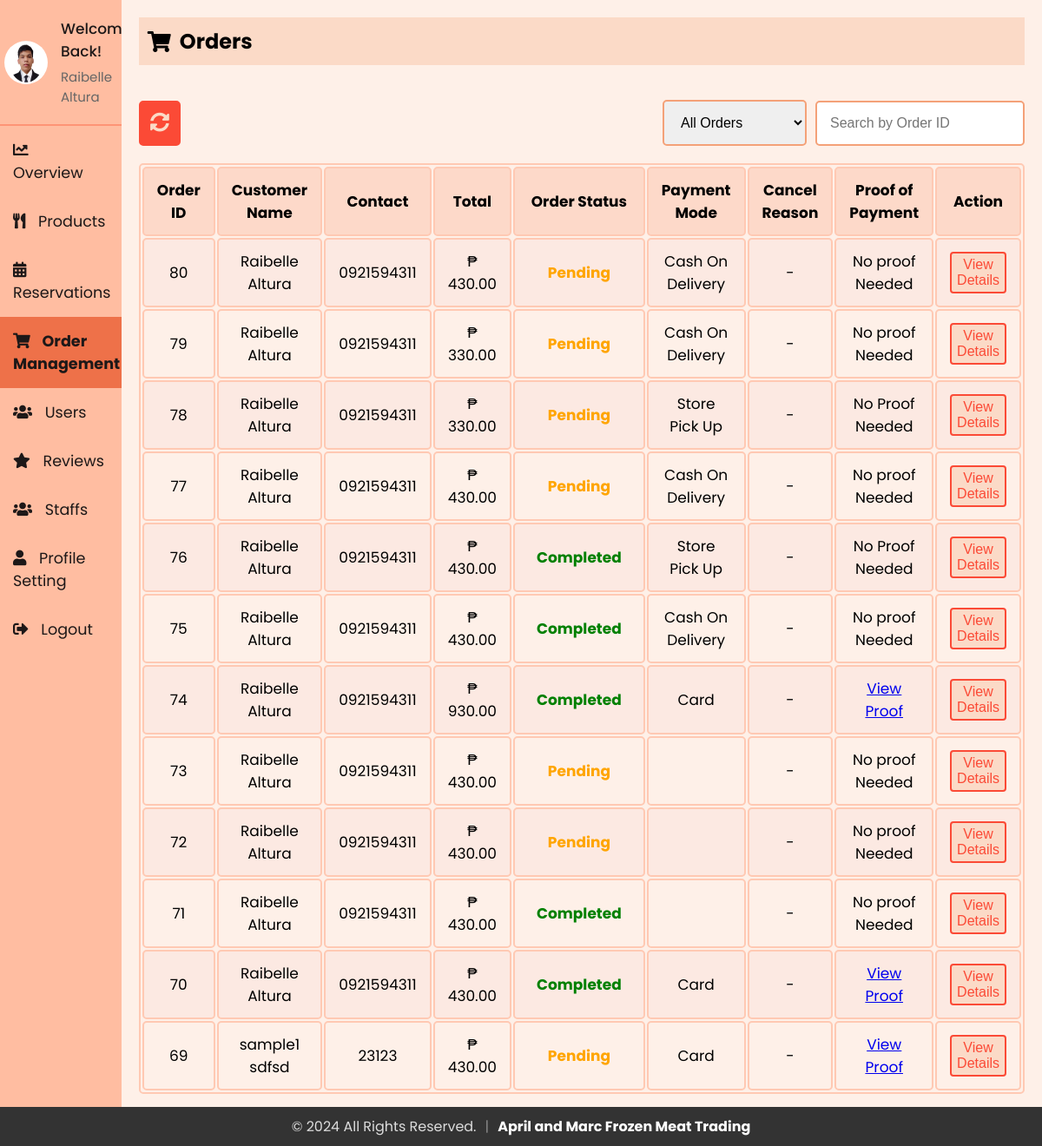
Page /admin/admin_orders.php (signed in) on the committed database.
### tables this page shows
CREATE TABLE `staff` (
  `id` int(11) NOT NULL,
  `firstName` varchar(50) NOT NULL,
  `lastName` varchar(50) NOT NULL,
  `email` varchar(100) NOT NULL,
  `contact` varchar(15) DEFAULT NULL,
  `role` enum('superadmin','admin','delivery boy','waiter') NOT NULL,
  `password` varchar(255) NOT NULL,
  `createdAt` timestamp NOT NULL DEFAULT current_timestamp(),
  `updatedAt` timestamp NOT NULL DEFAULT current_timestamp() ON UPDATE current_timestamp(),
  `profile_image` varchar(255) NOT NULL DEFAULT 'default.jpg'
);

CREATE TABLE `orders` (
  `order_id` int(11) NOT NULL,
  `email` varchar(255) NOT NULL,
  `firstName` varchar(255) NOT NULL,
  `lastName` varchar(255) NOT NULL,
  `phone` varchar(10) NOT NULL,
  `address` varchar(200) NOT NULL,
  `pmode` enum('Cash On Delivery','Card','Store Pick Up','') NOT NULL DEFAULT 'Cash On Delivery',
  `payment_status` enum('Pending','Successful','Rejected','') NOT NULL DEFAULT 'Pending',
  `sub_total` decimal(10,2) NOT NULL,
  `grand_total` decimal(10,2) NOT NULL,
  `order_date` timestamp NOT NULL DEFAULT current_timestamp(),
  `order_status` enum('Pending','Completed','Cancelled','Processing','On the way') NOT NULL DEFAULT 'Pending',
  `cancel_reason` varchar(255) DEFAULT NULL,
  `province` varchar(255) NOT NULL,
  `proof_of_payment` varchar(255) DEFAULT NULL
);

### admin/sidebar.php (called while the page is built, shortened)
<?php
include 'db_connection.php';
$admin_email = isset($_SESSION['email']) ? $_SESSION['email'] : '';
function getAdminInfo($email)
{
  global $conn;
  $stmt = $conn->prepare("SELECT firstName, lastName, email, profile_image FROM staff WHERE email = ?");
  $stmt->bind_param("s", $email);
  $stmt->execute();
  $stmt->bind_result($firstName, $lastName, $email,  $profile_image);
  return [
    'firstName' => $firstName ?: '',
    'lastName' => $lastName ?: '',
    'email' => $email ?: '',
    'profile_image' => $profile_image ?: 'default.jpg'
  ];
}
$admin_info = getAdminInfo($admin_email);
?>

### admin/admin_orders.php (the view, shortened to what this page needs)
<?php
include 'db_connection.php';
$query = "SELECT order_id, order_date, firstName, lastName, phone, grand_total, order_status, pmode, cancel_reason, proof_of_payment FROM orders";
$query .= " ORDER BY order_id DESC";
$result = $conn->query($query);
?>
<?php include 'sidebar.php'; ?>
<!DOCTYPE html>
<html lang="en">
<head>
    <link rel="stylesheet" href="https://cdnjs.cloudflare.com/ajax/libs/font-awesome/5.15.3/css/all.min.css">
    <link rel="stylesheet" href="sidebar.css">
    <link rel="stylesheet" href="admin_orders.css">
</head>
<body>
    <div class="sidebar">
        <div class="profile-section">
            <img src="../uploads/<?php echo htmlspecialchars($admin_info['profile_image']); ?>" alt="Profile Picture">
            <div class="info">
                <h3>Welcome Back!</h3>
                <p><?php echo htmlspecialchars($admin_info['firstName']) . ' ' . htmlspecialchars($admin_info['lastName']); ?></p>
            </div>
        </div>
        <ul>
            <li><a href="index.php"><i class="fas fa-chart-line"></i> Overview</a></li>
            <li><a href="admin_menu.php"><i class="fas fa-utensils"></i> Products</a></li>
            <li><a href="reservations.php"><i class="fas fa-calendar-alt"></i> Reservations</a></li>
            <li><a href="admin_orders.php" class="active"><i class="fas fa-shopping-cart"></i> Order Management</a></li>
            <li><a href="users.php"><i class="fas fa-users"></i> Users</a></li>
            <li><a href="reviews.php"><i class="fas fa-star"></i> Reviews</a></li>
            <li><a href="staffs.php"><i class="fas fa-users"></i> Staffs</a></li>
            <li><a href="profile.php"><i class="fas fa-user"></i> Profile Setting</a></li>
            <li><a href="logout.php"><i class="fas fa-sign-out-alt"></i> Logout</a></li>
        </ul>
    </div>
    <div class="content">
        <div class="header">
            <h2><i class="fas fa-shopping-cart"></i> Orders</h2>
        </div>
        <div class="actions">
            <div>
                <button id="refreshButton" onclick="refreshPage()" title="Refresh">
                    <i class="fas fa-sync-alt"></i>
                </button>
            </div>
            <div class="filter-orders">
                <select id="statusFilter" name="statusFilter" onchange="filterByStatus()">
                    <option value="">All Orders</option>
                </select>
                <input type="text" id="searchOrderId" placeholder="Search by Order ID" oninput="searchByOrderId()">
            </div>
        </div>
        <table>
    <tr>
        <th>Order ID</th>
        <th>Customer Name</th>
        <th>Contact</th>
        <th>Total</th>
        <th>Order Status</th>
        <th>Payment Mode</th>
        <th>Cancel Reason</th>
        <th>Proof of Payment</th>
        <th>Action</th>
    </tr>
    <?php
    if ($result && $result->num_rows > 0) {
        while ($row = $result->fetch_assoc()) {
            $statusClass = '';
            switch ($row['order_status']) {
                case 'Pending':
                    $statusClass = 'status-pending';
                    break;
                case 'Completed':
                    $statusClass = 'status-completed';
                    break;
            }
            echo "<tr>
                    <td>{$row['order_id']}</td>
                    <td>" . htmlspecialchars($row['firstName'] . " " . $row['lastName']) . "</td>
                    <td>" . htmlspecialchars($row['phone']) . "</td>
                    <td>₱ " . number_format($row['grand_total'], 2) . "</td>
                    <td><span class='status $statusClass'>" . htmlspecialchars($row['order_status']) . "</span></td>
                    <td>" . htmlspecialchars($row['pmode']) . "</td>
                    <td>" . ($row['order_status'] == 'Cancelled' ? htmlspecialchars($row['cancel_reason']) : '-') . "</td>
                    <td>";
            if ($row['pmode'] == 'Store Pick Up' || $row['pmode'] == 'Cash on Delivery') {
                echo "No Proof Needed";
            } elseif (!empty($row['proof_of_payment'])) {
                echo "<a href='../uploads/" . htmlspecialchars($row['proof_of_payment']) . "' target='_blank'>View Proof</a>";
            } else {
                echo "No proof Needed";
            }
            echo "</td>
                    <td><button id='viewbtn' onclick=\"viewDetails({$row['order_id']})\">View Details</button></td>
                </tr>";
        }
    } else {
        echo "<tr><td colspan='9' style='text-align: center;'>No Orders Found</td></tr>";
    }
    ?>
</table>
    </div>
</body>
</html>

### admin/sidebar.css (style rules this page uses)
* { margin: 0; padding: 0; box-sizing: border-box; }
body { background: #fef0e8; font-family: "Poppins", sans-serif; display: flex; flex-direction: row; margin: 0; }
.sidebar { width: 250px; background-color: #ffbda1; color: #1d1818; overflow: auto; position: relative; min-height: 100vh; font-size: 1.1rem }
.sidebar ul li a { display: block; padding: 15px; text-decoration: none; color: #1d1818; transition: background-color 0.3s; }
.sidebar ul li a.active { background-color:#ee7149; font-weight: bold; }
.sidebar ul li a i { margin-right: 10px; }
.sidebar ul { list-style-type: none; padding: 0; }
.content { flex: 1; padding: 20px; }
.header { padding: 10px; background-color: #fbdac7; margin-bottom: 20px; display: flex; align-items: center; }
.header h2 { display: flex; align-items: center; }
.header h2 i { margin-right: 10px; }
.profile-section { padding: 20px 5px 20px 5px; display: flex; align-items: center; border-bottom: 2px solid rgba(253, 108, 77, 0.5); }
.profile-section img { width: 50px; height: 50px; border-radius: 50%; margin-right: 15px; }
.profile-section .info { flex-grow: 1; }
.profile-section .info h3 { margin: 0; font-size: 17px; font-weight: 500; }
.profile-section .info p { margin: 5px 0 0; font-size: 15px; color: #666; }
.sidebar ul li a.active { font-weight: bold; }

### admin/admin_orders.css (style rules this page uses)
* { padding: 0; margin: 0; }
body { background: #fef0e8; font-family: "Poppins", sans-serif; margin: 0; }
.actions { display: flex; align-items: center; justify-content: space-between; margin-bottom: 20px; margin-top: 40px; }
.filter-orders { display: flex; align-items: center; justify-content: center; gap: 10px; }
.content { margin-bottom: 40px; }
.actions select, .actions input { padding: 15px; font-size: 1rem; border-radius: 5px; border: 2px solid #f4a178; cursor: pointer; outline: none; }
button { background-color: #fb4a36; color: white; border: 2px solid #fb4a36; padding: 13px 20px; cursor: pointer; border-radius: 5px; transition: all 0.3s ease; font-size: 1.2rem; }
.sidebar { width: 250px; background-color: #ffbda1; color: #1d1818; overflow: auto; position: relative; min-height: 100vh; }
.sidebar ul li a { display: block; padding: 15px; text-decoration: none; color: #1d1818; transition: background-color 0.3s; }
.sidebar ul li a.active { background-color:#ee7149; }
.status { padding: 5px 10px; border-radius: 5px; color: white; font-weight: 450; }
.status-pending { color: black; }
.status-completed { color: green; }
table { width: 100%; border: 2px solid #ffc9b3; border-radius: 5px; font-size: 17px; text-align: center; cursor: pointer; }
table th, table td { padding: 12px 15px; border: 2px solid #ffc9b3; border-radius: 5px; }
table th { background-color: #fdd9c9; }
table tr:nth-of-type(even) { background-color: #fce9e2; }
.header { padding: 10px; background-color: #fbdac7; margin-bottom: 20px; display: flex; align-items: center; }
#viewbtn { padding: 4px 6px 4px 6px; font-size: 16px; border-radius: 4px; background-color: #fbdac7; color: #fb4a36; border: 2px solid #fb4a36; font-weight: 450; cursor: pointer; outline: none; transition: all 0.3s ease; }
#refreshButton { color: #fbdac7; background-color: #fb4a36; border: 2px solid #fb4a36; cursor: pointer; padding: 11px; font-size: 1.4rem; border-radius: 5px; transition: all 0.3s ease; }

### admin/admin_orders.php (style rules this page uses)
.content { margin-bottom: 40px; }
.status { font-weight: bold; }
.status-pending { color: orange; }
.status-completed { color: green; }

### rows in the picture
staff: profile_image (picture), firstName "Raibelle", lastName "Altura"
orders: order_id "80", firstName+lastName "Raibelle Altura", phone "0921594311", grand_total "430.00", order_status "Pending", pmode "Cash On Delivery", shows "No proof Needed"
orders: order_id "79", firstName+lastName "Raibelle Altura", phone "0921594311", grand_total "330.00", order_status "Pending", pmode "Cash On Delivery", shows "No proof Needed"
orders: order_id "78", firstName+lastName "Raibelle Altura", phone "0921594311", grand_total "330.00", order_status "Pending", pmode "Store Pick Up", shows "No Proof Needed"
orders: order_id "77", firstName+lastName "Raibelle Altura", phone "0921594311", grand_total "430.00", order_status "Pending", pmode "Cash On Delivery", shows "No proof Needed"
orders: order_id "76", firstName+lastName "Raibelle Altura", phone "0921594311", grand_total "430.00", order_status "Completed", pmode "Store Pick Up", shows "No Proof Needed"
orders: order_id "75", firstName+lastName "Raibelle Altura", phone "0921594311", grand_total "430.00", order_status "Completed", pmode "Cash On Delivery", shows "No proof Needed"
orders: order_id "74", firstName+lastName "Raibelle Altura", phone "0921594311", grand_total "930.00", order_status "Completed", pmode "Card"
orders: order_id "73", firstName+lastName "Raibelle Altura", phone "0921594311", grand_total "430.00", order_status "Pending", pmode "No proof Needed"
orders: order_id "72", firstName+lastName "Raibelle Altura", phone "0921594311", grand_total "430.00", order_status "Pending", pmode "No proof Needed"
orders: order_id "71", firstName+lastName "Raibelle Altura", phone "0921594311", grand_total "430.00", order_status "Completed", pmode "No proof Needed"
orders: order_id "70", firstName+lastName "Raibelle Altura", phone "0921594311", grand_total "430.00", order_status "Completed", pmode "Card"
orders: order_id "69", firstName+lastName "sample1 sdfsd", phone "23123", grand_total "430.00", order_status "Pending", pmode "Card"
